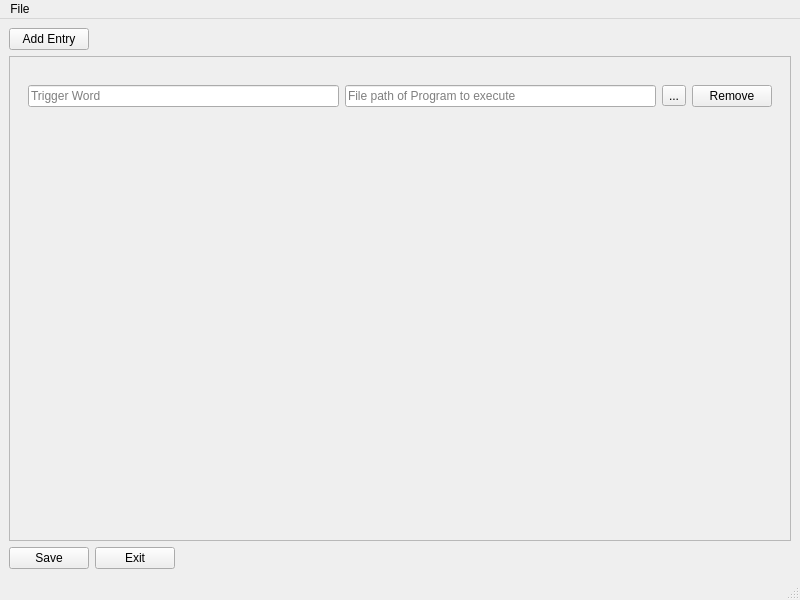
<?xml version="1.0" encoding="UTF-8"?>
<ui version="4.0">
 <class>CompGUIWindow</class>
 <widget class="QMainWindow" name="CompGUIWindow">
  <property name="geometry">
   <rect>
    <x>0</x>
    <y>0</y>
    <width>800</width>
    <height>600</height>
   </rect>
  </property>
  <property name="windowTitle">
   <string>Computer Trigger Configuration</string>
  </property>
  <widget class="QWidget" name="centralwidget">
   <layout class="QGridLayout" name="gridLayout">
    <item row="2" column="0">
     <widget class="QPushButton" name="saveButton">
      <property name="text">
       <string>Save</string>
      </property>
     </widget>
    </item>
    <item row="1" column="0" colspan="3">
     <widget class="QScrollArea" name="scrollArea">
      <property name="widgetResizable">
       <bool>true</bool>
      </property>
      <widget class="QWidget" name="scrollAreaWidgetContents">
       <property name="geometry">
        <rect>
         <x>0</x>
         <y>0</y>
         <width>780</width>
         <height>481</height>
        </rect>
       </property>
       <layout class="QVBoxLayout" name="verticalLayout">
        <item>
         <widget class="QWidget" name="widget" native="true">
          <property name="minimumSize">
           <size>
            <width>0</width>
            <height>60</height>
           </size>
          </property>
          <layout class="QHBoxLayout" name="horizontalLayout">
           <item>
            <widget class="QLineEdit" name="triggerLine">
             <property name="placeholderText">
              <string>Trigger Word</string>
             </property>
            </widget>
           </item>
           <item>
            <widget class="QLineEdit" name="filepathLine">
             <property name="placeholderText">
              <string>File path of Program to execute</string>
             </property>
            </widget>
           </item>
           <item>
            <widget class="QToolButton" name="filePathButton">
             <property name="text">
              <string>...</string>
             </property>
            </widget>
           </item>
           <item>
            <widget class="QPushButton" name="RemoveEntryButton">
             <property name="text">
              <string>Remove</string>
             </property>
            </widget>
           </item>
          </layout>
         </widget>
        </item>
        <item>
         <spacer name="verticalSpacer">
          <property name="orientation">
           <enum>Qt::Vertical</enum>
          </property>
          <property name="sizeHint" stdset="0">
           <size>
            <width>20</width>
            <height>40</height>
           </size>
          </property>
         </spacer>
        </item>
       </layout>
      </widget>
     </widget>
    </item>
    <item row="0" column="0">
     <widget class="QPushButton" name="addEntryButton">
      <property name="text">
       <string>Add Entry</string>
      </property>
     </widget>
    </item>
    <item row="0" column="2">
     <spacer name="horizontalSpacer">
      <property name="orientation">
       <enum>Qt::Horizontal</enum>
      </property>
      <property name="sizeHint" stdset="0">
       <size>
        <width>40</width>
        <height>20</height>
       </size>
      </property>
     </spacer>
    </item>
    <item row="2" column="1">
     <widget class="QPushButton" name="exitButton">
      <property name="text">
       <string>Exit</string>
      </property>
     </widget>
    </item>
   </layout>
  </widget>
  <widget class="QMenuBar" name="menubar">
   <property name="geometry">
    <rect>
     <x>0</x>
     <y>0</y>
     <width>800</width>
     <height>21</height>
    </rect>
   </property>
   <widget class="QMenu" name="menuFile">
    <property name="title">
     <string>File</string>
    </property>
    <addaction name="actionSave"/>
    <addaction name="actionExit"/>
   </widget>
   <addaction name="menuFile"/>
  </widget>
  <widget class="QStatusBar" name="statusbar"/>
  <action name="actionSave">
   <property name="text">
    <string>Save</string>
   </property>
  </action>
  <action name="actionExit">
   <property name="text">
    <string>Exit</string>
   </property>
  </action>
 </widget>
 <resources/>
 <connections/>
</ui>
